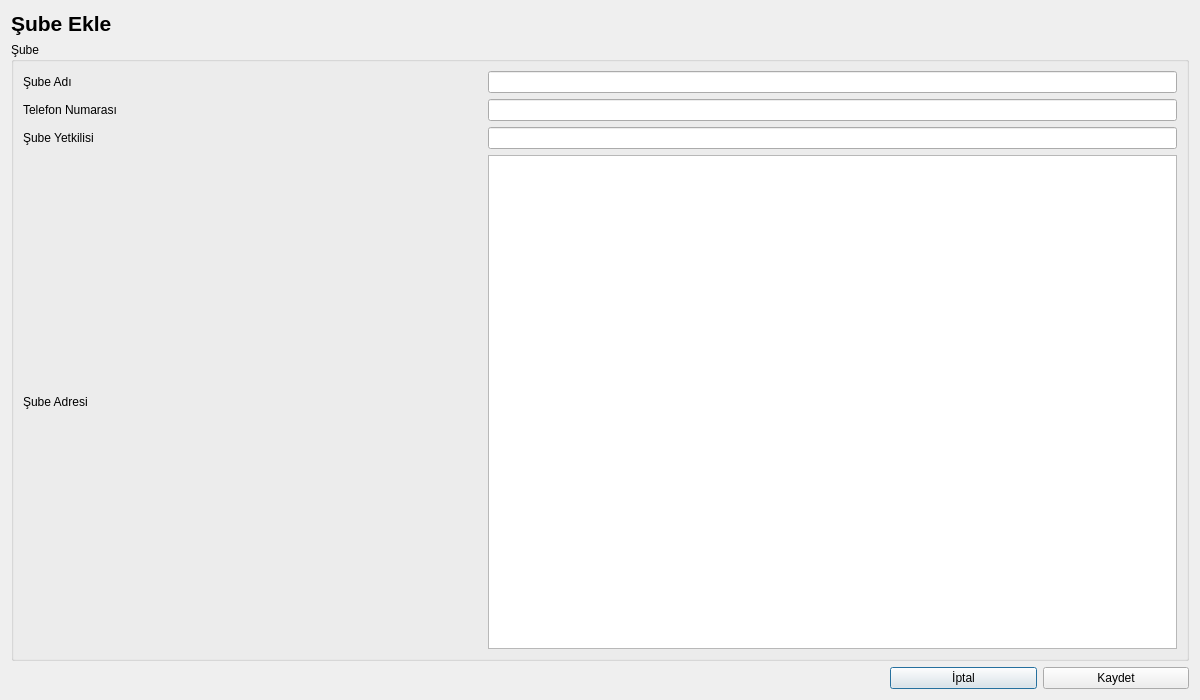
<?xml version="1.0" encoding="UTF-8"?>
<ui version="4.0">
 <class>KRGSubeBilgileriEkle</class>
 <widget class="QDialog" name="KRGSubeBilgileriEkle">
  <property name="geometry">
   <rect>
    <x>0</x>
    <y>0</y>
    <width>1200</width>
    <height>700</height>
   </rect>
  </property>
  <property name="windowTitle">
   <string>Şube Ekle</string>
  </property>
  <layout class="QGridLayout" name="gridLayout_2">
   <item row="0" column="0">
    <layout class="QVBoxLayout" name="verticalLayout_2">
     <item>
      <widget class="QLabel" name="lblSubeEkle">
       <property name="font">
        <font>
         <pointsize>16</pointsize>
         <weight>75</weight>
         <bold>true</bold>
        </font>
       </property>
       <property name="text">
        <string>Şube Ekle</string>
       </property>
      </widget>
     </item>
     <item>
      <widget class="QGroupBox" name="groupBoxSube">
       <property name="title">
        <string>Şube</string>
       </property>
       <layout class="QGridLayout" name="gridLayout">
        <item row="0" column="0">
         <layout class="QVBoxLayout" name="verticalLayout">
          <item>
           <layout class="QHBoxLayout" name="horizontalLayout" stretch="2,3">
            <item>
             <widget class="QLabel" name="lblSubeAdi">
              <property name="text">
               <string>Şube Adı</string>
              </property>
              <property name="buddy">
               <cstring>lineEditSubeAdi</cstring>
              </property>
             </widget>
            </item>
            <item>
             <widget class="QLineEdit" name="lineEditSubeAdi"/>
            </item>
           </layout>
          </item>
          <item>
           <layout class="QHBoxLayout" name="horizontalLayout_2" stretch="2,3">
            <item>
             <widget class="QLabel" name="lblSubeTelefonNumarasi">
              <property name="text">
               <string>Telefon Numarası</string>
              </property>
              <property name="buddy">
               <cstring>lineEditSubeTelefonNumarasi</cstring>
              </property>
             </widget>
            </item>
            <item>
             <widget class="QLineEdit" name="lineEditSubeTelefonNumarasi"/>
            </item>
           </layout>
          </item>
          <item>
           <layout class="QHBoxLayout" name="horizontalLayout_3" stretch="2,3">
            <item>
             <widget class="QLabel" name="lblSubeYetkilisi">
              <property name="text">
               <string>Şube Yetkilisi</string>
              </property>
              <property name="buddy">
               <cstring>lineEditSubeYetkilisi</cstring>
              </property>
             </widget>
            </item>
            <item>
             <widget class="QLineEdit" name="lineEditSubeYetkilisi"/>
            </item>
           </layout>
          </item>
          <item>
           <layout class="QHBoxLayout" name="horizontalLayout_4" stretch="2,3">
            <item>
             <widget class="QLabel" name="lblSubeAdresi">
              <property name="text">
               <string>Şube Adresi</string>
              </property>
              <property name="buddy">
               <cstring>plainTextEditSubeAdresi</cstring>
              </property>
             </widget>
            </item>
            <item>
             <widget class="QPlainTextEdit" name="plainTextEditSubeAdresi"/>
            </item>
           </layout>
          </item>
         </layout>
        </item>
       </layout>
      </widget>
     </item>
     <item>
      <layout class="QHBoxLayout" name="horizontalLayout_5" stretch="6,1,1">
       <item>
        <spacer name="horizontalSpacer">
         <property name="orientation">
          <enum>Qt::Horizontal</enum>
         </property>
         <property name="sizeHint" stdset="0">
          <size>
           <width>40</width>
           <height>20</height>
          </size>
         </property>
        </spacer>
       </item>
       <item>
        <widget class="QPushButton" name="pushButtonIptal">
         <property name="text">
          <string>İptal</string>
         </property>
        </widget>
       </item>
       <item>
        <widget class="QPushButton" name="pushButtonKaydet">
         <property name="text">
          <string>Kaydet</string>
         </property>
        </widget>
       </item>
      </layout>
     </item>
    </layout>
   </item>
  </layout>
 </widget>
 <resources/>
 <connections>
  <connection>
   <sender>pushButtonKaydet</sender>
   <signal>clicked()</signal>
   <receiver>KRGSubeBilgileriEkle</receiver>
   <slot>accept()</slot>
   <hints>
    <hint type="sourcelabel">
     <x>820</x>
     <y>581</y>
    </hint>
    <hint type="destinationlabel">
     <x>552</x>
     <y>570</y>
    </hint>
   </hints>
  </connection>
  <connection>
   <sender>pushButtonIptal</sender>
   <signal>clicked()</signal>
   <receiver>KRGSubeBilgileriEkle</receiver>
   <slot>reject()</slot>
   <hints>
    <hint type="sourcelabel">
     <x>740</x>
     <y>585</y>
    </hint>
    <hint type="destinationlabel">
     <x>427</x>
     <y>565</y>
    </hint>
   </hints>
  </connection>
 </connections>
</ui>
